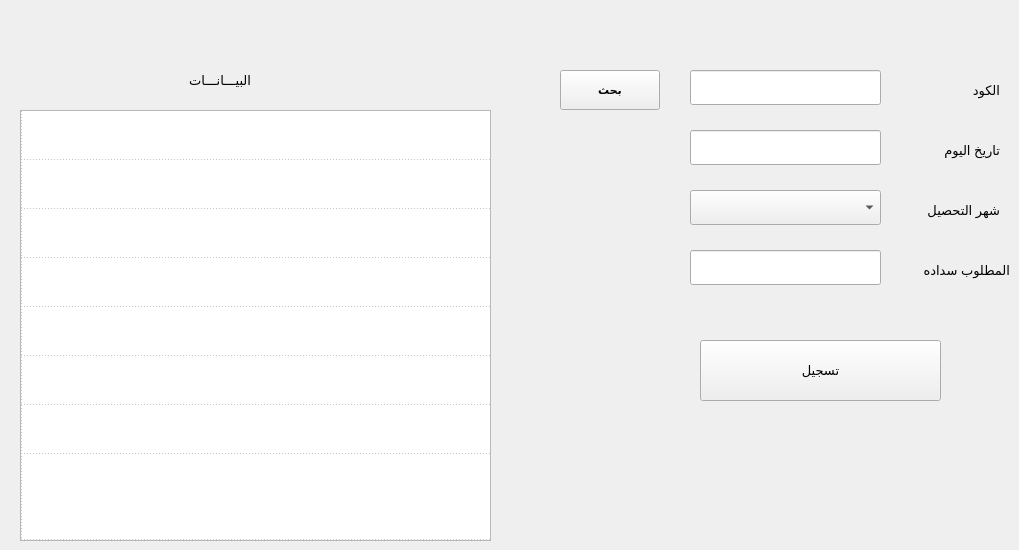
    <widget class="QWidget" name="buy_tab">
     <attribute name="title">
      <string>تسجيل اشتراك</string>
     </attribute>
     <widget class="QLineEdit" name="customer_id">
      <property name="geometry">
       <rect>
        <x>690</x>
        <y>70</y>
        <width>191</width>
        <height>35</height>
       </rect>
      </property>
      <property name="font">
       <font>
        <family>MS Shell Dlg 2</family>
        <pointsize>10</pointsize>
       </font>
      </property>
     </widget>
     <widget class="QLabel" name="label_56">
      <property name="geometry">
       <rect>
        <x>880</x>
        <y>70</y>
        <width>120</width>
        <height>40</height>
       </rect>
      </property>
      <property name="font">
       <font>
        <family>MS Shell Dlg 2</family>
        <pointsize>10</pointsize>
       </font>
      </property>
      <property name="text">
       <string>الكود</string>
      </property>
      <property name="buddy">
       <cstring>new_customer_name</cstring>
      </property>
     </widget>
     <widget class="QPushButton" name="customer_search_pb">
      <property name="geometry">
       <rect>
        <x>560</x>
        <y>70</y>
        <width>100</width>
        <height>40</height>
       </rect>
      </property>
      <property name="font">
       <font>
        <family>MS Shell Dlg 2</family>
        <pointsize>8</pointsize>
        <weight>75</weight>
        <bold>true</bold>
       </font>
      </property>
      <property name="text">
       <string>بحث</string>
      </property>
      <property name="autoDefault">
       <bool>false</bool>
      </property>
     </widget>
     <widget class="QLabel" name="label_57">
      <property name="geometry">
       <rect>
        <x>130</x>
        <y>60</y>
        <width>121</width>
        <height>40</height>
       </rect>
      </property>
      <property name="font">
       <font>
        <family>MS Shell Dlg 2</family>
        <pointsize>10</pointsize>
       </font>
      </property>
      <property name="text">
       <string>البيـــانـــات</string>
      </property>
      <property name="buddy">
       <cstring>new_customer_name</cstring>
      </property>
     </widget>
     <widget class="QLineEdit" name="today_date">
      <property name="geometry">
       <rect>
        <x>690</x>
        <y>130</y>
        <width>191</width>
        <height>35</height>
       </rect>
      </property>
      <property name="font">
       <font>
        <family>MS Shell Dlg 2</family>
        <pointsize>10</pointsize>
       </font>
      </property>
      <property name="text">
       <string/>
      </property>
      <property name="readOnly">
       <bool>true</bool>
      </property>
     </widget>
     <widget class="QLabel" name="label_65">
      <property name="geometry">
       <rect>
        <x>880</x>
        <y>130</y>
        <width>120</width>
        <height>40</height>
       </rect>
      </property>
      <property name="font">
       <font>
        <family>MS Shell Dlg 2</family>
        <pointsize>10</pointsize>
       </font>
      </property>
      <property name="text">
       <string>تاريخ اليوم</string>
      </property>
      <property name="buddy">
       <cstring>new_customer_unit_price</cstring>
      </property>
     </widget>
     <widget class="QLabel" name="label_58">
      <property name="geometry">
       <rect>
        <x>880</x>
        <y>190</y>
        <width>120</width>
        <height>40</height>
       </rect>
      </property>
      <property name="font">
       <font>
        <family>MS Shell Dlg 2</family>
        <pointsize>10</pointsize>
       </font>
      </property>
      <property name="text">
       <string>شهر التحصيل</string>
      </property>
      <property name="buddy">
       <cstring>new_customer_sub_type</cstring>
      </property>
     </widget>
     <widget class="QComboBox" name="sub_month">
      <property name="geometry">
       <rect>
        <x>690</x>
        <y>190</y>
        <width>191</width>
        <height>35</height>
       </rect>
      </property>
      <property name="font">
       <font>
        <family>MS Shell Dlg 2</family>
        <pointsize>10</pointsize>
       </font>
      </property>
     </widget>
     <widget class="QPushButton" name="save_pill">
      <property name="geometry">
       <rect>
        <x>700</x>
        <y>340</y>
        <width>241</width>
        <height>61</height>
       </rect>
      </property>
      <property name="font">
       <font>
        <family>MS Shell Dlg 2</family>
        <pointsize>10</pointsize>
       </font>
      </property>
      <property name="text">
       <string>تسجيل</string>
      </property>
     </widget>
     <widget class="QLabel" name="label_59">
      <property name="geometry">
       <rect>
        <x>890</x>
        <y>250</y>
        <width>120</width>
        <height>40</height>
       </rect>
      </property>
      <property name="font">
       <font>
        <family>MS Shell Dlg 2</family>
        <pointsize>10</pointsize>
       </font>
      </property>
      <property name="text">
       <string>المطلوب سداده</string>
      </property>
      <property name="buddy">
       <cstring>new_customer_total</cstring>
      </property>
     </widget>
     <widget class="QLineEdit" name="customer_total">
      <property name="geometry">
       <rect>
        <x>690</x>
        <y>250</y>
        <width>191</width>
        <height>35</height>
       </rect>
      </property>
      <property name="font">
       <font>
        <family>MS Shell Dlg 2</family>
        <pointsize>10</pointsize>
       </font>
      </property>
      <property name="text">
       <string/>
      </property>
      <property name="readOnly">
       <bool>true</bool>
      </property>
     </widget>
     <widget class="QTableWidget" name="single_customer_data">
      <property name="geometry">
       <rect>
        <x>20</x>
        <y>110</y>
        <width>471</width>
        <height>431</height>
       </rect>
      </property>
      <property name="layoutDirection">
       <enum>Qt::RightToLeft</enum>
      </property>
      <property name="showGrid">
       <bool>true</bool>
      </property>
      <property name="gridStyle">
       <enum>Qt::DotLine</enum>
      </property>
      <property name="wordWrap">
       <bool>true</bool>
      </property>
      <attribute name="horizontalHeaderVisible">
       <bool>false</bool>
      </attribute>
      <attribute name="horizontalHeaderDefaultSectionSize">
       <number>348</number>
      </attribute>
      <attribute name="horizontalHeaderShowSortIndicator" stdset="0">
       <bool>false</bool>
      </attribute>
      <attribute name="horizontalHeaderStretchLastSection">
       <bool>true</bool>
      </attribute>
      <attribute name="verticalHeaderVisible">
       <bool>false</bool>
      </attribute>
      <attribute name="verticalHeaderCascadingSectionResizes">
       <bool>false</bool>
      </attribute>
      <attribute name="verticalHeaderDefaultSectionSize">
       <number>49</number>
      </attribute>
      <attribute name="verticalHeaderHighlightSections">
       <bool>true</bool>
      </attribute>
      <attribute name="verticalHeaderShowSortIndicator" stdset="0">
       <bool>false</bool>
      </attribute>
      <attribute name="verticalHeaderStretchLastSection">
       <bool>true</bool>
      </attribute>
      <row>
       <property name="text">
        <string>الكــــــــــــــــــود</string>
       </property>
       <property name="textAlignment">
        <set>AlignTrailing|AlignVCenter</set>
       </property>
      </row>
      <row>
       <property name="text">
        <string>الإســــــــــــــم</string>
       </property>
       <property name="textAlignment">
        <set>AlignTrailing|AlignVCenter</set>
       </property>
      </row>
      <row>
       <property name="text">
        <string>رقـــم التليفــون</string>
       </property>
       <property name="textAlignment">
        <set>AlignTrailing|AlignVCenter</set>
       </property>
      </row>
      <row>
       <property name="text">
        <string>العنـــــــــــــوان</string>
       </property>
       <property name="textAlignment">
        <set>AlignTrailing|AlignVCenter</set>
       </property>
      </row>
      <row>
       <property name="text">
        <string>الرقـــم القومــي</string>
       </property>
       <property name="textAlignment">
        <set>AlignTrailing|AlignVCenter</set>
       </property>
      </row>
      <row>
       <property name="text">
        <string>وصــف المكــان</string>
       </property>
       <property name="textAlignment">
        <set>AlignTrailing|AlignVCenter</set>
       </property>
      </row>
      <row>
       <property name="text">
        <string>تاريخ اخر تحصيل</string>
       </property>
       <property name="textAlignment">
        <set>AlignTrailing|AlignVCenter</set>
       </property>
      </row>
      <row>
       <property name="text">
        <string>الشـهــــــــــر</string>
       </property>
       <property name="textAlignment">
        <set>AlignTrailing|AlignVCenter</set>
       </property>
      </row>
      <column>
       <property name="text">
        <string/>
       </property>
       <property name="textAlignment">
        <set>AlignCenter</set>
       </property>
      </column>
      <item row="0" column="0">
       <property name="text">
        <string/>
       </property>
       <property name="textAlignment">
        <set>AlignCenter</set>
       </property>
      </item>
     </widget>
    </widget>
